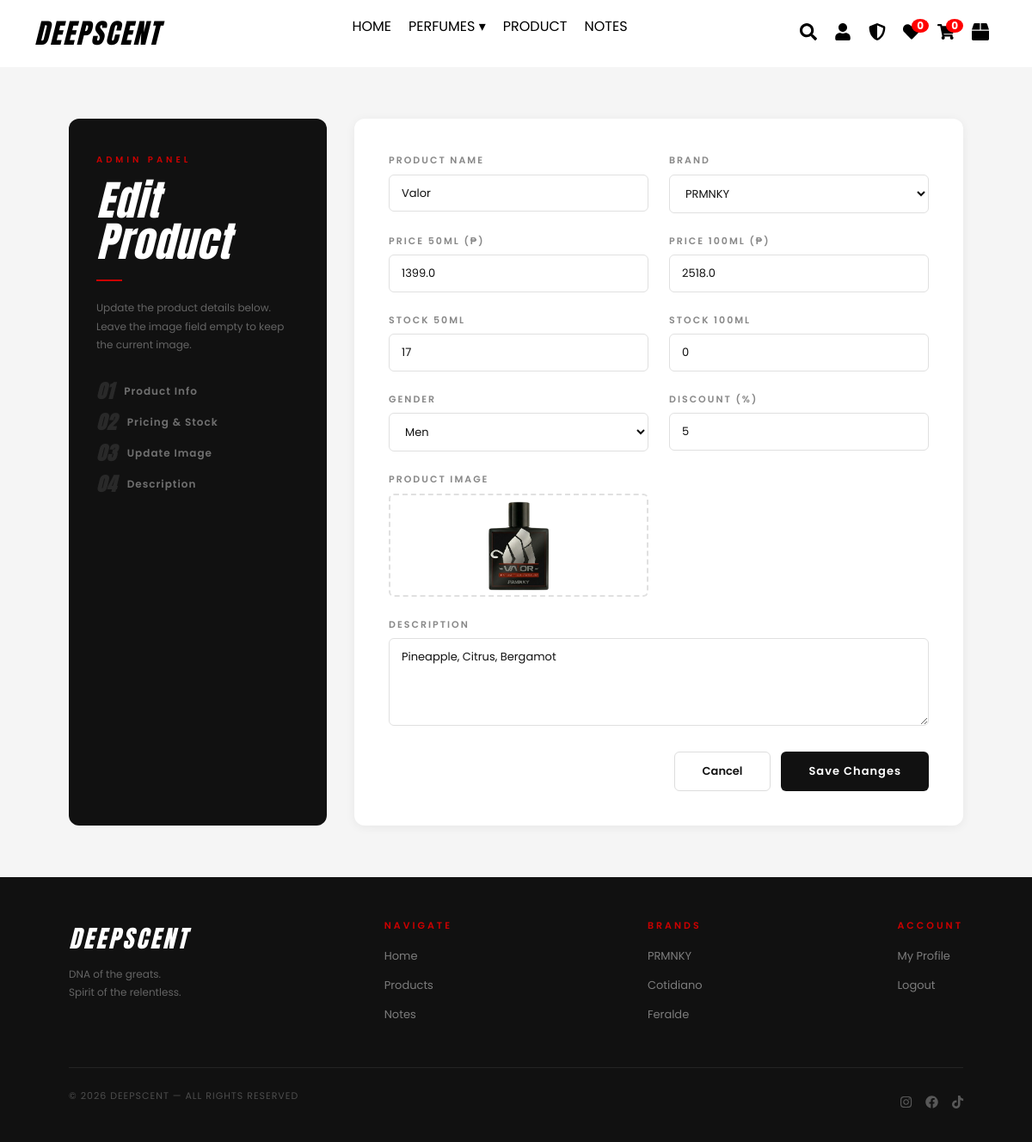
Before: /admin/products/edit/1 (signed in) with the older database file.
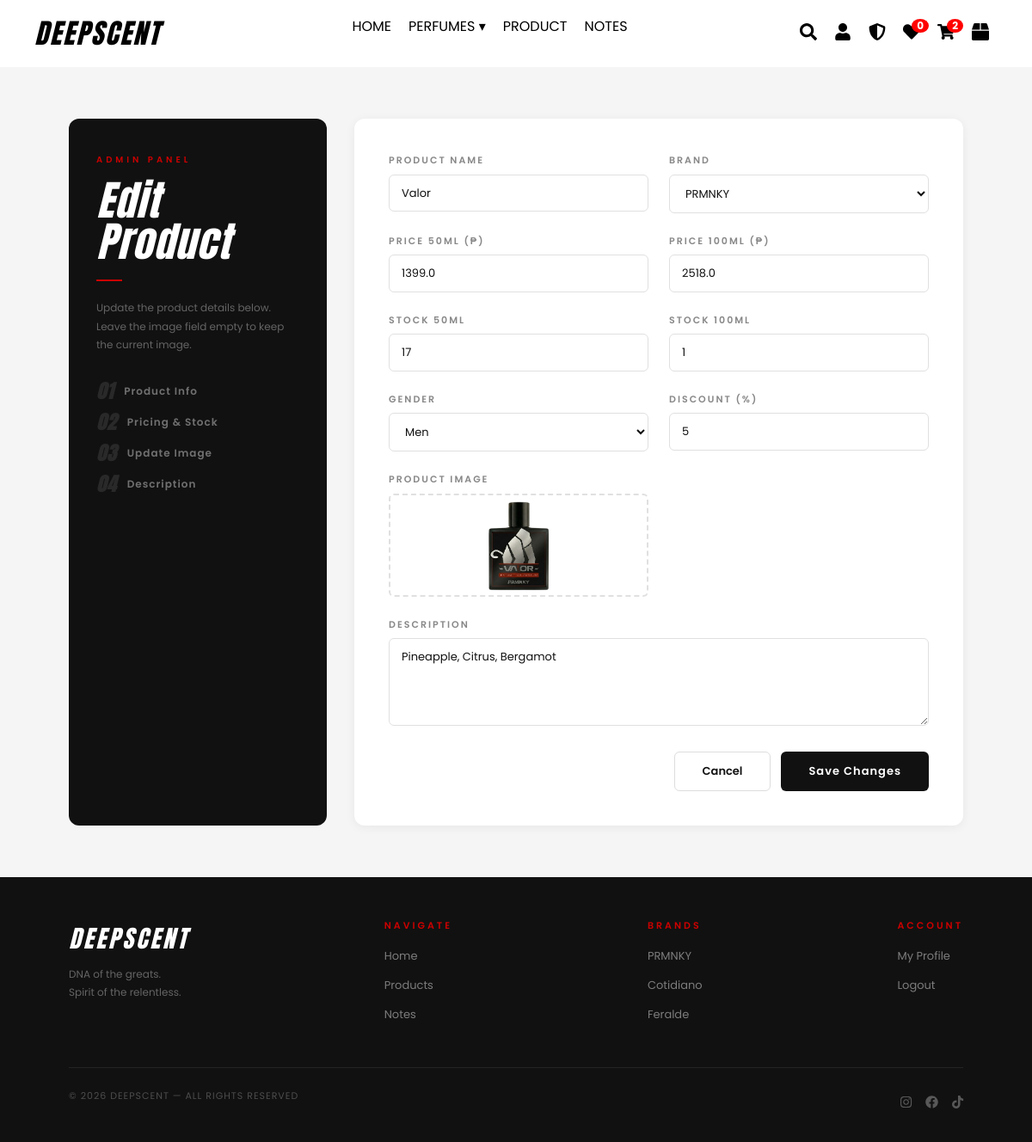
After: the same page with the newer database file.
### website/models.py (models this page shows)
class Product(db.Model):
    id = db.Column(db.Integer, primary_key=True)
    name = db.Column(db.String(100), nullable=False)
    description = db.Column(db.Text, nullable=False)
    price = db.Column(db.Float, nullable=False)
    stock_50ml = db.Column(db.Integer, default=0)
    stock_100ml = db.Column(db.Integer, default=0)
    price_100ml = db.Column(db.Float, nullable=True)
    discount = db.Column(db.Integer, default=0)  # percentage e.g. 10 = 10%
    image = db.Column(db.String(100), nullable=False)
    brand = db.Column(db.String(50), nullable=False)
    gender = db.Column(db.String(20), default='UNISEX')

class Brand(db.Model):
    id = db.Column(db.Integer, primary_key=True)
    name = db.Column(db.String(100), unique=True, nullable=False)
    logo = db.Column(db.String(150), nullable=True)

### website/admin.py (the view, shortened to what this page needs)
@admin.route("/products/edit/<int:id>", methods=["GET","POST"])
@login_required
def edit_product(id):
    if not current_user.is_admin:
        abort(403)
    product = Product.query.get_or_404(id)
    return render_template("edit_product.html", product=product)

### website/templates/edit_product.html (shortened to what this page needs)
{% extends "base.html" %}
{% block content %}
<section class="admin-form-page">
    <div class="admin-form-layout">
        <div class="admin-form-side">
            <p class="side-label">ADMIN PANEL</p>
            <h2 class="side-title">Edit<br>Product</h2>
            <div class="side-line"></div>
            <p class="side-desc">Update the product details below. Leave the image field empty to keep the current image.</p>
            <div class="side-steps">
                <div class="side-step"><span>01</span> Product Info</div>
                <div class="side-step"><span>02</span> Pricing & Stock</div>
                <div class="side-step"><span>03</span> Update Image</div>
                <div class="side-step"><span>04</span> Description</div>
            </div>
        </div>
        <div class="admin-form-card">
            <form method="POST" enctype="multipart/form-data">
                <div class="form-grid">
                    <div class="form-group">
                        <label>Product Name</label>
                        <input type="text" name="name" value="{{ product.name }}" required>
                    </div>
                    <div class="form-group">
                        <label>Brand</label>
                        <select name="brand">
                            {% for brand in g.brands %}
                            <option value="{{ brand.name }}" {% if product.brand == brand.name %}selected{% endif %}>{{ brand.name }}</option>
                            {% endfor %}
                        </select>
                    </div>
                    <div class="form-group">
                        <label>Price 50ml (₱)</label>
                        <input type="number" step="0.01" name="price" value="{{ product.price }}" required>
                    </div>
                    <div class="form-group">
                        <label>Price 100ml (₱)</label>
                        <input type="number" step="0.01" name="price_100ml" value="{{ product.price_100ml or '' }}">
                    </div>
                    <div class="form-group">
                        <label>Stock 50ml</label>
                        <input type="number" name="stock_50ml" value="{{ product.stock_50ml or 0 }}" required>
                    </div>
                    <div class="form-group">
                        <label>Stock 100ml</label>
                        <input type="number" name="stock_100ml" value="{{ product.stock_100ml or 0 }}" required>
                    </div>
                    <div class="form-group">
                        <label>Gender</label>
                        <select name="gender">
                            <option value="MEN" {% if product.gender == 'MEN' %}selected{% endif %}>Men</option>
                        </select>
                    </div>
                    <div class="form-group">
                        <label>Discount (%)</label>
                        <input type="number" name="discount" min="0" max="100" value="{{ product.discount or 0 }}">
                    </div>
                    <div class="form-group">
                        <label>Product Image</label>
                        <div class="img-upload-box" onclick="document.getElementById('imgInput').click()">
                            <img id="imgPreview" src="{{ url_for('static', filename='uploads/' ~ product.image) }}" alt="{{ product.name }}" style="max-height:120px;object-fit:contain;border-radius:6px;">
                        </div>
                    </div>
                    <div class="form-group full-width">
                        <label>Description</label>
                        <textarea name="description" rows="4" required>{{ product.description }}</textarea>
                    </div>
                </div>
                <div class="form-actions">
                    <a href="{{ url_for('admin.admin_products') }}" class="btn-cancel-form">Cancel</a>
                    <button type="submit" class="btn-save">Save Changes</button>
                </div>
            </form>
        </div>
    </div>
</section>
{% endblock %}

### website/templates/base.html (shortened to what the changed rows need)
<!DOCTYPE html>
<html lang="en">
<head>
    <link rel="stylesheet" href="{{ url_for('static', filename='css/all.min.css') }}">
    <link rel="stylesheet" href="{{ url_for('static', filename='css/bootstrap.min.css') }}">
    <link rel="stylesheet" href="{{ url_for('static', filename='css/all.min.css') }}">
    <link rel="stylesheet" href="{{ url_for('static', filename='css/style.css') }}">
</head>
<body>
    <nav class="navbar">
        <div class="icons">
            <a href="{% if current_user.is_authenticated %}{{ url_for('views.cart') }}{% else %}{{ url_for('views.cart_login_required') }}{% endif %}"><i class="fas fa-shopping-cart"></i><span class="badge cart-badge">{{ current_user.cart_items | sum(attribute='quantity') if current_user.is_authenticated else 0 }}</span></a>
        </div>
    </nav>
    <main>
        {% block content %}{% endblock %}
    </main>
</body>
</html>

Changed rows visible on the page:
changed Product "Valor": stock_100ml "0" → "1"
Other visible differences:
text no longer shown: "0"
text now shown: "2"
